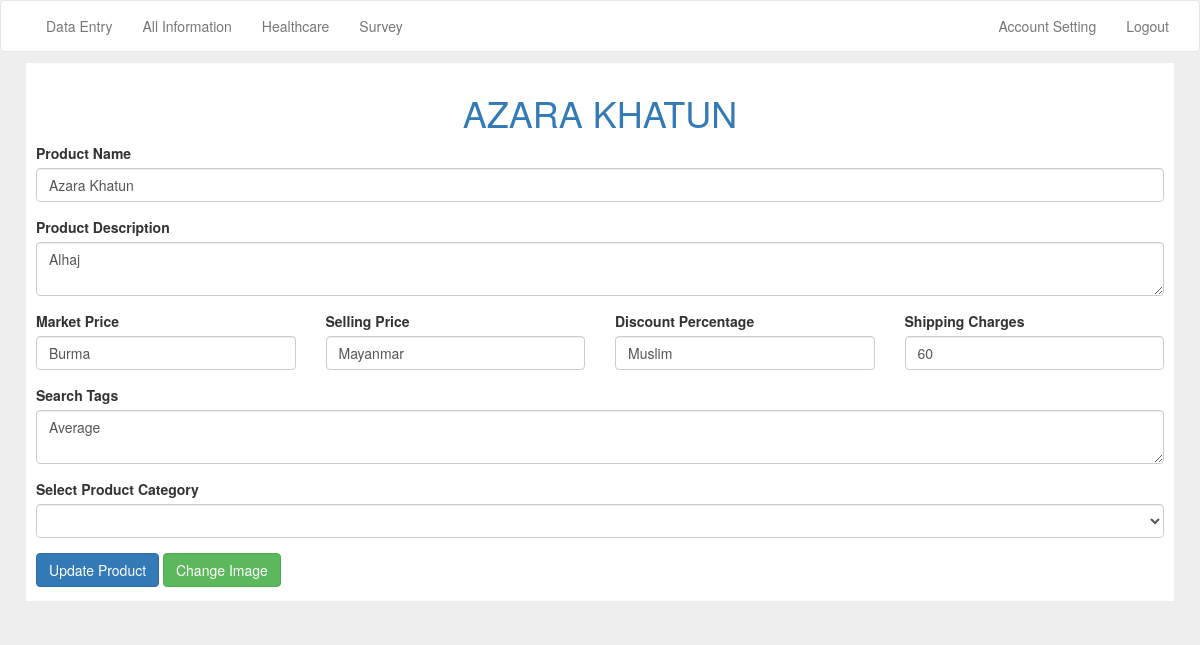
Page /admin/edit_product.php?id=3 (signed in) on the committed database.
### tables this page shows
CREATE TABLE `product` (
  `id` int(11) NOT NULL,
  `category_id` varchar(255) NOT NULL,
  `name` text NOT NULL,
  `image` text NOT NULL,
  `description` text NOT NULL,
  `mp` varchar(255) NOT NULL,
  `sp` varchar(255) NOT NULL,
  `off` varchar(255) NOT NULL,
  `shipping` int(11) NOT NULL,
  `tags` text NOT NULL
);

### classes/Db.php (called while the page is built, shortened)
<?php
	class Db{
		public static $_mysqli = null;
		private $_host = "localhost",
				$_database = "abc",
				$_username = "root",
				$_password = "";
		public function __construct(){
			return $this->Connnect();
		}
		public function Connnect(){
			self::$_mysqli = mysqli_connect($this->_host,$this->_username,$this->_password,$this->_database);
			if(!mysqli_connect_errno()){
				return self::$_mysqli;
			}else{
				echo "Connection Failed ". mysqli_connect_error();
			}
		}
		public function Query($q){
			$v =  mysqli_query(self::$_mysqli, $q);
			return $v;
		}
		public function FetchAll($howmuch, $table, $where, $order){
			if(isset($where)){
				$q =  $this->Query("SELECT {$howmuch} FROM {$table} WHERE {$where} ORDER BY {$order}");
			}else{
				$q = $this->Query("SELECT {$howmuch} FROM {$table} ORDER BY {$order}");
			}
			$fetchArray = array();
			$i = 0;
			while($fetch = mysqli_fetch_assoc($q)){
				$fetchArray[$i] = $fetch;
				$i++;
			}
			return $fetchArray;
		}
		public function Fetch($howmuch, $from, $where){
			if($where != null){
				$queryString = "SELECT ".$howmuch." FROM ".$from." WHERE ".$where;
			}else{
				$queryString = "SELECT ".$howmuch." FROM ".$from;
			}
			$query = $this->Query($queryString);
			$fetch = mysqli_fetch_assoc($query);
			return $fetch;
		}
	}
?>

### admin/inc/init.php (called while the page is built, shortened)
<?php
	require_once("./../classes/Db.php");
	require_once("./../inc/function.php");
	$db = new Db();
?>

### inc/function.php (called while the page is built, shortened)
<?php
	function escape($value){
		return trim(htmlentities(htmlspecialchars($value)));
	}
?>

### admin/edit_product.php (the view, shortened to what this page needs)
<?php
	require_once("inc/header.php");
	require_once("inc/navbar.php");
	if (isset($_GET['id'])) {
		$product_id = escape($_GET['id']);
		$product = $db->Fetch("*","product","id='$product_id'");
		$category_id = $product['category_id'];
		$category = $db->Fetch("name","category","id='$category_id'");
	}else{
		die("<center>Invalid Page</center>");
	}
?>
<div class="container padding-10">
	<div id="search-container">
		<h1 class="text-center text-bs-primary text-upper"><?php echo $product['name'] ?></h1>
		<form action="<?php echo $_SERVER['PHP_SELF']."?id=".$product_id;?>" method="post" enctype="multipart/form-data">
			<div class="form-group">
				<label for="pname">Product Name</label>
				<input type="text" class="form-control" id="pname" name="pname" placeholder="Enter your product name"  value="<?php echo $product['name']; ?>">
			</div>
			<div class="form-group">
				<label for="pdescription">Product Description</label>
				<textarea placeholder="Enter products description" class="form-control" id="pdescription" name="pdescription"><?php echo $product['description']; ?></textarea>
			</div>
			<div class="form-group">
				<div class="row">
					<div class="col-sm-3">
						<label for="pmp">Market Price</label>
						<input type="text" name="pmp" id="pmp" class="form-control" placeholder="Ex: 45000 (NOTE:no rs)" value="<?php echo $product['mp']; ?>">
					</div>
					<div class="col-sm-3">
						<label for="psp">Selling Price</label>
						<input type="text" name="psp" id="psp" class="form-control" placeholder="Ex: 40000 (NOTE:no rs)" value="<?php echo $product['sp']; ?>">
					</div>
					<div class="col-sm-3">
						<label for="poff">Discount Percentage</label>
						<input type="text" name="poff" id="poff" class="form-control" placeholder="Ex: 25% (NOTE:followed by %)" value="<?php echo $product['off']; ?>">
					</div>
					<div class="col-sm-3">
						<label for="pshipping">Shipping Charges</label>
						<input type="text" name="pshipping" id="pshipping" class="form-control" placeholder="Ex	: 40 (NOTE:no rs)" value="<?php echo $product['shipping']; ?>">
					</div>
				</div>
			</div>
			<div class="form-group">
				<label for="ptags">Search Tags</label>
				<textarea id="ptags" name="ptags" class="form-control" placeholder="Seprate tage by comma (EXAMPLE: laptop,apple,macbook,mac book air)"><?php echo $product['tags'] ?></textarea>
			</div>
			<div class="form-group">
				<label for="pcategory">Select Product Category</label>
				<select name="pcategory" id="pcategory" class="form-control">
				<option value="<?php echo  $category_id;?>"><?php echo $category['name']; ?></option>
					<?php
						$categorys = $db->FetchAll("id,name","category","id!='$category_id'","`id` ASC");
						foreach ($categorys as $key => $category) {
							echo "<option value='{$category['id']}'>{$category['name']}</option>";
						}
					?>
				</select>
			</div>
			<input type="submit" class="btn btn-primary" name="update" value="Update Product">
			<a href="edit_product_image.php?id=<?php echo $product_id; ?>" class='btn btn-success'>Change Image</a>
		</form>
	</div>

### css/hackerkernel.css (style rules this page uses)
.text-center { text-align: center; }
.text-upper { text-transform: uppercase; }
.text-bs-primary { color: #337ab7; }
.padding-10 { padding: 10px; }
label { cursor: pointer; }

### css/cart.css (style rules this page uses)
body { background: #eee; }
#search-container { height: auto; width: 100%; background: white; padding: 10px; border:1px solid #eee; min-height: 540px; margin-bottom: 5px; }

### rows in the picture
product: name "AZARA KHATUN", pname "Azara Khatun", pdescription "Alhaj", pmp "Burma", psp "Mayanmar", poff "Muslim", pshipping "60", ptags "Average"
